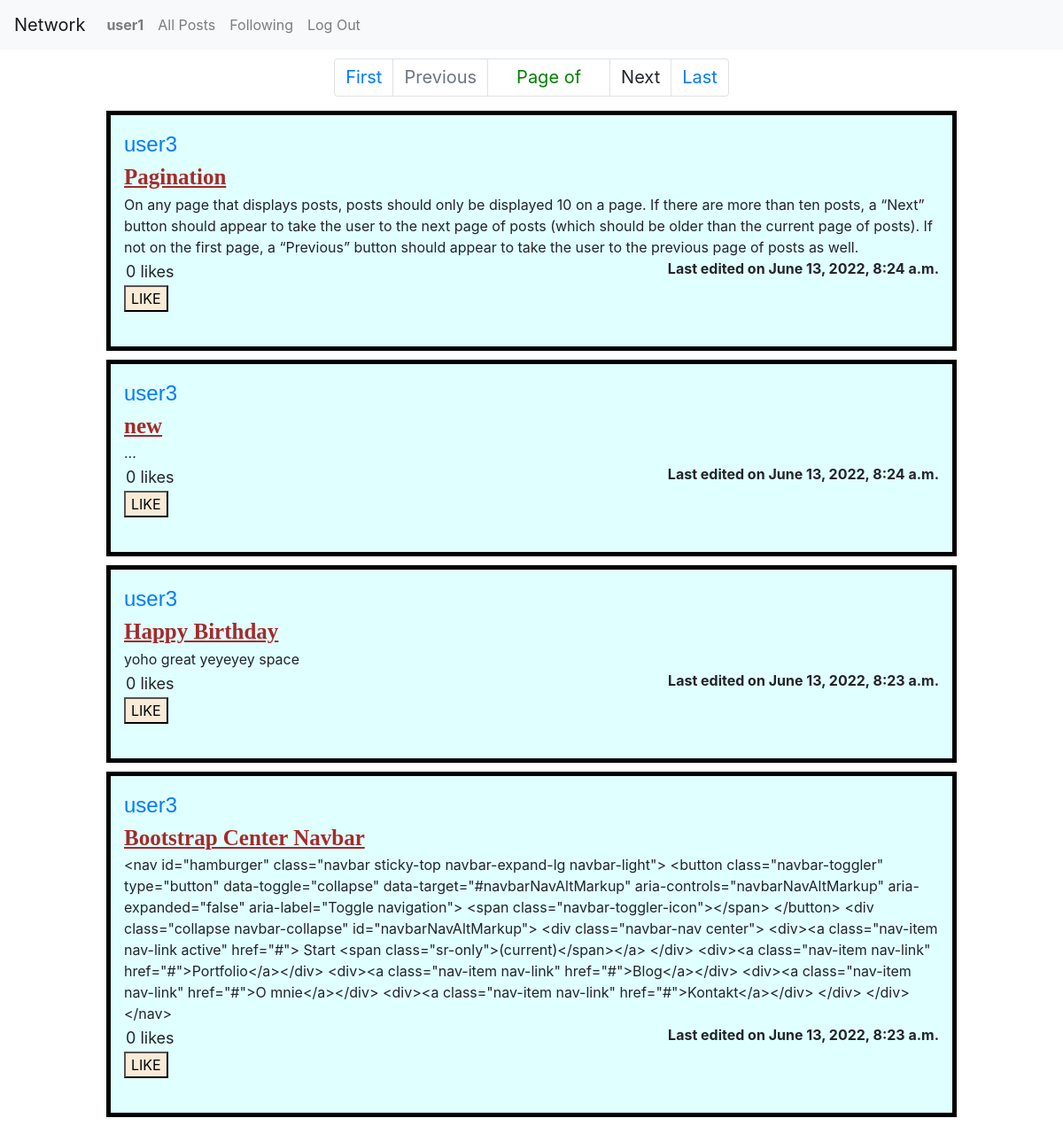
The app's page /profile/user3 (signed in) with its own data.
### network/models.py (models this page shows)
class User(AbstractUser):
    id = models.AutoField(primary_key=True)
    pass

class Post(models.Model):
    id = models.AutoField(primary_key=True)
    username = models.ForeignKey(User, on_delete=models.CASCADE, related_name="post")
    title = models.CharField(max_length=64, default="")
    content = models.CharField(max_length=512)
    time = models.DateTimeField(auto_now=True)

### network/views.py (the view)
# urls.py: path("profile/<str:username>", views.profile_view, name="profile_view"),
def profile_view(request, username):
    user = User.objects.get(username = username)
    return render(request, "network/profile.html", {
        "user_id": user.id,
        "username": username,
        "follower": FollowPair.objects.filter(following = user).count(),
        "following": FollowPair.objects.filter(follower = user).count(),
        "posts": (util.fetchlikes(request, Post.objects.filter(username = user).order_by("-time")) if
                  request.user.is_authenticated else []),
        "self": user == request.user,
        "followed": (FollowPair.objects.filter(follower = request.user, following = user).count() == 1
                     if request.user.is_authenticated else None),
    })

### network/util.py (called while the page is built)
def fetchlikes(request, queryset):
    for post in queryset:
        if request.user.is_authenticated:
            post.liked = (True if LikePair.objects.filter(
                    liker = request.user,
                    likedpost = post.id
                ).count() == 1 else False)
        post.likes = LikePair.objects.filter(likedpost = post.id).count()
    return queryset

### network/templates/network/profile.html (shortened to what this page needs)
{% extends 'network/layout.html' %}
{% load static %}
{% block body %}
    {% include "network/pagination.html" %}
    {% for post in posts %}
        {% include "network/post.html" %}
    {% endfor %}
{% endblock body %}

### network/templates/network/layout.html (shortened to what this page needs)
{% load static %}
<!DOCTYPE html>
<html lang="en">
    <head>
        <link rel="stylesheet" href="https://stackpath.bootstrapcdn.com/bootstrap/4.4.1/css/bootstrap.min.css">
        <link href="{% static 'network/styles.css' %}" rel="stylesheet">
    </head>
    <body>
        <nav class="navbar navbar-expand-lg navbar-light bg-light">
            <a class="navbar-brand" href="#">Network</a>
            <div>
              <ul class="navbar-nav mr-auto">
                {% if user.is_authenticated %}
                    <li class="nav-item">
                        <a class="nav-link" href="{% url 'network:profile_view' username=user.username%}">
                            <strong>{{ user.username }}</strong>
                        </a>
                    </li>
                {% endif %}
                <li class="nav-item">
                  <a class="nav-link" href="{% url 'network:index' %}">All Posts</a>
                </li>
                {% if user.is_authenticated %}
                    <li class="nav-item">
                        <a class="nav-link" href="{% url 'network:following' %}">Following</a>
                    </li>
                    <li class="nav-item">
                        <a class="nav-link" href="{% url 'network:logout' %}">Log Out</a>
                    </li>
                {% endif %}
              </ul>
            </div>
        </nav>
        <div class="body">
            {% block body %}
            {% endblock %}
        </div>
    </body>
</html>

### network/templates/network/post.html (shortened to what this page needs)
<div class="postdiv" id={{ post.id }}>
    <article class="username">
        <a href="{% url 'network:profile_view' username=post.username %}">
            {{ post.username }}
        </a><br>
    </article>
    <article class="title">
        <strong>{{ post.title }}</strong><br>
    </article>
    <div class="editdiv" id={{ post.id }}>
        <article class="content">{{ post.content }}</article>
        <div class="likes" id="likes_{{post.id}}">
            {{ post.likes }} likes
        </div>
        <div class="time">
            Last edited on {{ post.time }}
        </div><br>
        {% if post.liked != None %}
            <button class="like_button" data-id={{ post.id }}>
                {% if post.liked %}
                UNLIKE
                {% else %}
                LIKE
                {% endif %}
            </button>
        {% endif %}
    </div><br>
</div>

### network/static/network/styles.css (style rules this page uses)
.postdiv { background-color: lightcyan; padding: 15px; margin: 10px; border-width: 5px; border-color: black; border-style: solid; white-space: initial; }
.postdiv > .title { font-size: 25px; font-weight: bold; color: brown; font-family: Georgia, 'Times New Roman', Times, serif; text-decoration: underline; }
.postdiv > .username { font-size: 24px; font-family:'Trebuchet MS', 'Arial'; color: purple; }
.postdiv > .editdiv > .time { font-size: 16px; font-weight: bold; display: inline; float: right; }
.postdiv > .editdiv > .likes { font-size: 18px; display: inline-block; margin: 2px; }
@media (min-width: 1000px) { .postdiv { margin-left: 10%; margin-right: 10%; } }
.like_button, .edit_button { background-color: antiquewhite; margin-right: 10px; }
ul { list-style: none; display: table; }
li { display: table-row; }

### records on screen
User: username "user1"
Post: username "user3", title "Pagination", content "On any page that displays posts, posts should only be displayed 10 on a page. If there are more than ten posts, a “Next” button should appear to take the user to the next page of posts (which should be older than the current page of posts). If not on the first page, a “Previous” button should appear to take the user to the previous page of posts as well.", likes "0", time "June 13, 2022, 8:24 a.m.", shows "LIKE"
Post: username "user3", title "new", content "...", likes "0", time "June 13, 2022, 8:24 a.m.", shows "LIKE"
Post: username "user3", title "Happy Birthday", content "yoho great yeyeyey space", likes "0", time "June 13, 2022, 8:23 a.m.", shows "LIKE"
Post: username "user3", title "Bootstrap Center Navbar", content "<nav id=\"hamburger\" class=\"navbar sticky-top navbar-expand-lg navbar-light\"> <button class=\"navbar-toggler\" type=\"button\" data-toggle=\"collapse\" data-target=\"#navbarNavAltMarkup\" aria-controls=\"navbarNavAltMarkup\" aria-expanded=\"false\" aria-label=\"Toggle navigation\"> <span class=\"navbar-toggler-icon\"></span> </button> <div class=\"collapse navbar-collapse\" id=\"navbarNavAltMarkup\"> <div class=\"navbar-nav center\"> <div><a class=\"nav-item nav-link active\" href=\"#\"> Start <span class=\"sr-only\">(current)</span></a> </div> <div><a class=\"nav-item nav-link\" href=\"#\">Portfolio</a></div> <div><a class=\"nav-item nav-link\" href=\"#\">Blog</a></div> <div><a class=\"nav-item nav-link\" href=\"#\">O…", likes "0", time "June 13, 2022, 8:23 a.m.", shows "LIKE"
